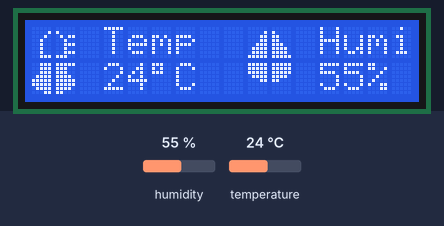
Recording of a sketch running on a simulated Arduino Uno, built with avr-gcc and run on an emulated ATmega328P. Shown: 16×2 character LCD. The test bench sets the inputs (shaded band); at power-on: humidity 55 %, temperature 24 °C.

Above: at 1.3 s.
1.4 s: humidity set to 22 %
At 2.7 s:
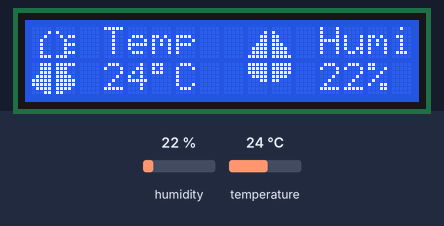
3.3 s: temperature set to 12 °C
At 4.6 s:
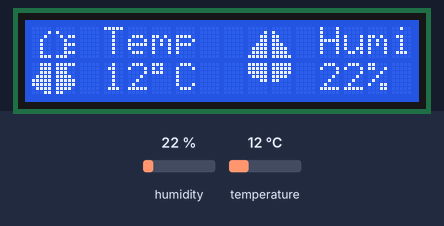
4.9 s: humidity set to 40 %
At 5.8 s:
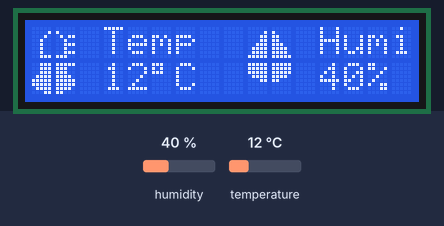
6.6 s: temperature set to 19 °C
At 7.9 s:
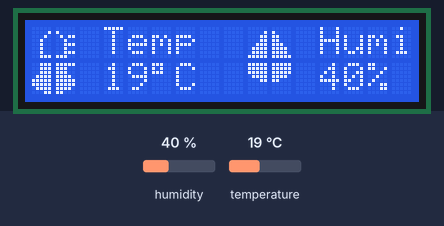
Timing chart, 0 to 9.3 s (numbered marks = the images above; inputs shaded):
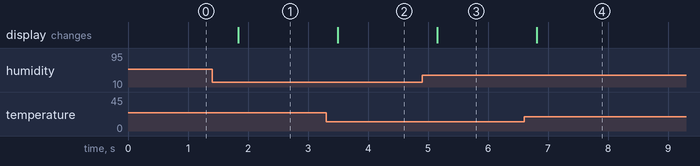

The sketch:

p3-sensor-suhu-lcd.ino
```cpp
#include <dht.h>
#include <LiquidCrystal_I2C.h>
#define outpin 8

dht dht11;
LiquidCrystal_I2C lcd(0x27, 16, 2);

byte Temp1[8] = {
0b00000,
0b00001,
0b00010,
0b00100,
0b00100,
0b00100,
0b00100,
0b00111
};

byte Temp2[8] = {
0b00000,
0b10000,
0b01011,
0b00100,
0b00111,
0b00100,
0b00111,
0b11100
};

byte Temp3[8] = {
0b00111,
0b00111,
0b00111,
0b01111,
0b11111,
0b11111,
0b01111,
0b00011
};

byte Temp4[8] = {
0b11111,
0b11100,
0b11100,
0b11110,
0b11111,
0b11111,
0b11110,
0b11000
};

byte Hum1[8] = {
0b00000,
0b00001,
0b00011,
0b00011,
0b00111,
0b01111,
0b01111,
0b11111
};

byte Hum2[8] = {
0b00000,
0b10000,
0b11000,
0b11000,
0b11100,
0b11110,
0b11110,
0b11111
};

byte Hum3[8] = {
0b11111,
0b11111,
0b11111,
0b01111,
0b00011,
0b00000,
0b00000,
0b00000
};

byte Hum4[8] = {
0b11111,
0b11111,
0b11111,
0b11110,
0b11000,
0b00000,
0b00000,
0b00000
};

void setup() {
  lcd.init();
  lcd.backlight();

  // Create icon temperatur
  lcd.createChar(0, Temp1);
  lcd.createChar(1, Temp2);
  lcd.createChar(2, Temp3);
  lcd.createChar(3, Temp4);

  // Create icon humidity
  lcd.createChar(4, Hum1);
  lcd.createChar(5, Hum2);
  lcd.createChar(6, Hum3);
  lcd.createChar(7, Hum4);

  lcd.clear();
}

void loop() {
  dht11.read11(outpin);

  int t = dht11.temperature;  // Read temperature
  int h = dht11.humidity;     // Read humidity

  // Print temperature
  lcd.setCursor(0, 0);
  lcd.write(byte(0));
  lcd.write(byte(1));

  lcd.setCursor(0, 1);
  lcd.write(byte(2));
  lcd.write(byte(3));

  lcd.setCursor(3, 0);
  lcd.print("Temp");
  lcd.setCursor(3, 1);
  lcd.setCursor(3, 1);
  lcd.print(t);
  lcd.print((char)223);
  lcd.print("C");

  // Print humidity
  lcd.setCursor(9, 0);
  lcd.write(byte(4));
  lcd.write(byte(5));

  lcd.setCursor(9, 1);
  lcd.write(byte(6));
  lcd.write(byte(7));

  lcd.setCursor(12, 0);
  lcd.print("Humi");
  lcd.setCursor(12, 1);
  lcd.print(h);
  lcd.print((char)37);

  delay(500);
}
```

Measured:
- after the input at 1.4 s, the display: changes after 0.44 s (image 1)
- after the input at 3.3 s, the display: changes after 0.19 s (image 2)
- after the input at 4.9 s, the display: changes after 0.25 s (image 3)
- after the input at 6.6 s, the display: changes after 0.21 s (image 4)
